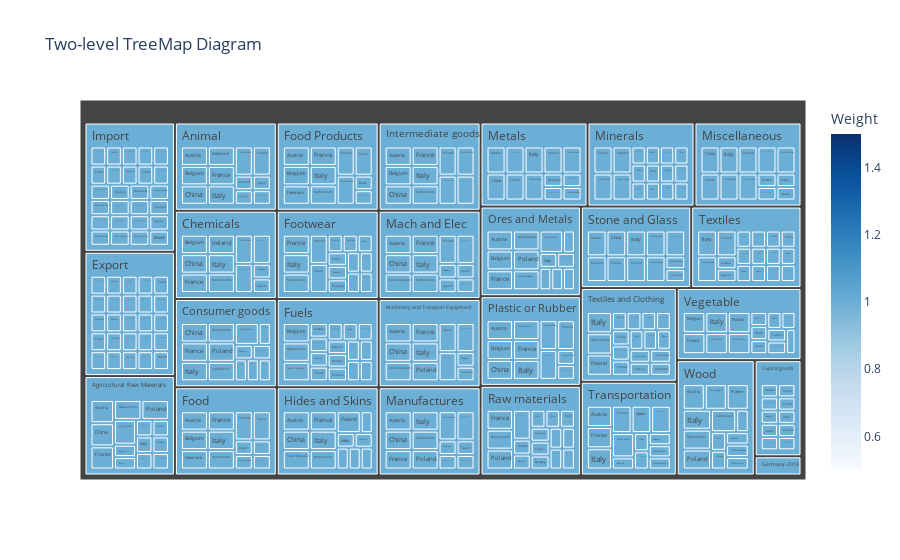

The notebook cell saved with this chart:
### Code cell
import pandas as pd
import json
import plotly.express as px
file_path = 'hierarch-Trade_Germany.txt'
with open(file_path, 'r') as file:
    hierarchical_data = json.load(file)
def parse_hierarchy(data, parent=None):
    items = []
    for item in data:
        if isinstance(item, dict) and 'name' in item:
            items.append({
                'Parent': parent,
                'Item and Group': item['name'],
                'Weight': 1 # You can adjust the weight as needed
            })
            if 'children' in item:
                items.extend(parse_hierarchy(item['children'], item['name']))
    return items
df = pd.DataFrame(parse_hierarchy(hierarchical_data['children'], hierarchical_data['name']))
fig = px.treemap(df, path=['Parent', 'Item and Group'], values='Weight', color='Weight',
                 color_continuous_scale='Blues', title='Two-level TreeMap Diagram')
fig.show()

### Figure 1 — Plotly figure (JSON) as saved in the notebook; plotly's stock layout.template omitted (floating-point values rounded to 4 significant figures; data arrays with more than 128 entries replaced by an {"elided": "..."} marker saying what was removed)
{"data": [{"branchvalues": "total", "customdata": {"elided": "420x1 int values"}, "domain": {"x": [0, 1], "y": [0, 1]}, "hovertemplate": "labels=%{label}<br>Weight_sum=%{value}<br>parent=%{parent}<br>id=%{id}<br>Weight=%{color}<extra></extra>", "ids": {"elided": "420 str values"}, "labels": {"elided": "420 str values"}, "marker": {"coloraxis": "coloraxis", "colors": {"elided": "420 int values"}}, "name": "", "parents": {"elided": "420 str values"}, "type": "treemap", "values": {"elided": "420 int values"}}], "layout": {"coloraxis": {"colorbar": {"title": {"text": "Weight"}}, "colorscale": [[0, "rgb(247,251,255)"], [0.125, "rgb(222,235,247)"], [0.25, "rgb(198,219,239)"], [0.375, "rgb(158,202,225)"], [0.5, "rgb(107,174,214)"], [0.625, "rgb(66,146,198)"], [0.75, "rgb(33,113,181)"], [0.875, "rgb(8,81,156)"], [1, "rgb(8,48,107)"]]}, "legend": {"tracegroupgap": 0}, "title": {"text": "Two-level TreeMap Diagram"}}}
